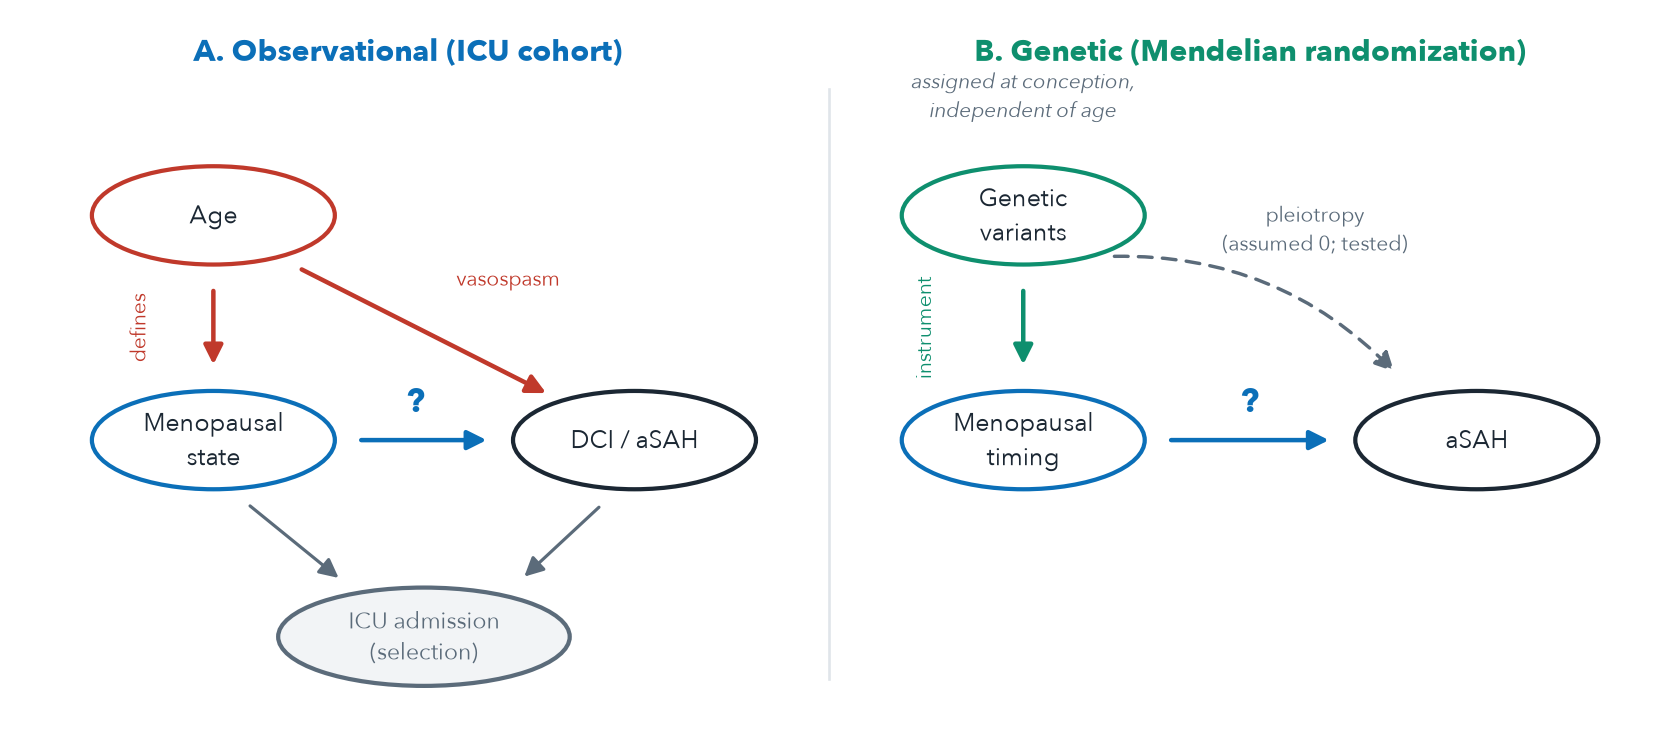

Recreate this plot in Python.
"""Figure 1B. Causal diagrams (DAGs) for the two arms.

Left: the observational arm, where age both defines the exposure and drives the
outcome (confounding), and ICU admission is a selection node. Right: the genetic
arm, where variants assigned at conception instrument menopausal timing and bypass
age; the dashed path is the pleiotropy assumption that the sensitivity analyses test.
"""
import matplotlib
matplotlib.use("Agg")
import matplotlib.pyplot as plt
from matplotlib.patches import Ellipse, FancyArrowPatch

plt.rcParams.update({"font.family": ["Avenir Next", "Arial"], "font.size": 10})
INK = "#1b2733"; BLUE = "#0B6FB8"; GREEN = "#0E8F6E"; RED = "#c0392b"; MUTE = "#5b6b7a"

fig, ax = plt.subplots(figsize=(11, 4.8)); ax.axis("off")
ax.set_xlim(0, 100); ax.set_ylim(0, 50)


def node(x, y, text, ec=INK, fc="white", w=15, h=7, fs=9.5, tc=INK):
    ax.add_patch(Ellipse((x, y), w, h, facecolor=fc, edgecolor=ec, lw=1.6, zorder=2))
    ax.text(x, y, text, ha="center", va="center", fontsize=fs, color=tc, zorder=3)


def arrow(p1, p2, color=INK, style="-|>", ls="-", lw=1.7, rad=0.0):
    ax.add_patch(FancyArrowPatch(p1, p2, arrowstyle=style, mutation_scale=15,
                 color=color, lw=lw, linestyle=ls, shrinkA=10, shrinkB=10,
                 connectionstyle=f"arc3,rad={rad}", zorder=1))


# ---------------- Panel A: observational ----------------
ax.text(24, 47, "A. Observational (ICU cohort)", ha="center", fontsize=11.5,
        fontweight="bold", color=BLUE)
node(12, 36, "Age", ec=RED)
node(12, 20, "Menopausal\nstate", ec=BLUE)
node(38, 20, "DCI / aSAH", ec=INK)
node(25, 6, "ICU admission\n(selection)", ec=MUTE, fc="#f2f4f6", w=18, tc=MUTE, fs=8.6)

arrow((12, 32.5), (12, 23.5), color=RED)                       # Age -> Menopause (defines)
ax.text(6.5, 28, "defines", fontsize=8, color=RED, rotation=90, va="center")
arrow((16, 33), (34, 22.5), color=RED)                         # Age -> DCI (confounding)
ax.text(27, 31, "vasospasm", fontsize=8, color=RED)
arrow((19.5, 20), (30.5, 20), color=BLUE)                      # Menopause -> DCI (effect?)
ax.text(24.5, 22, "?", fontsize=13, color=BLUE, ha="center", fontweight="bold")
arrow((13, 16.5), (21, 9), color=MUTE, lw=1.2)
arrow((37, 16.5), (30, 9), color=MUTE, lw=1.2)

# ---------------- Panel B: genetic (MR) ----------------
ax.text(76, 47, "B. Genetic (Mendelian randomization)", ha="center", fontsize=11.5,
        fontweight="bold", color=GREEN)
node(62, 36, "Genetic\nvariants", ec=GREEN)
node(62, 20, "Menopausal\ntiming", ec=BLUE)
node(90, 20, "aSAH", ec=INK)

arrow((62, 32.5), (62, 23.5), color=GREEN)                     # G -> Menopause (instrument)
ax.text(55, 28, "instrument", fontsize=8, color=GREEN, rotation=90, va="center")
arrow((69.5, 20), (82.5, 20), color=BLUE)                      # Menopause -> aSAH (causal?)
ax.text(76, 22, "?", fontsize=13, color=BLUE, ha="center", fontweight="bold")
arrow((66, 33), (86, 23.5), color=MUTE, ls=(0, (4, 3)), lw=1.3, rad=-0.25)   # pleiotropy
ax.text(80, 33.5, "pleiotropy\n(assumed 0; tested)", fontsize=8, color=MUTE, ha="center")
ax.text(62, 43, "assigned at conception,\nindependent of age", fontsize=8,
        color=MUTE, ha="center", style="italic")

ax.plot([50, 50], [3, 45], color="#e0e5ea", lw=1)              # divider

fig.savefig("/Volumes/Niels 2/MIMIC/estrogen-asah-two-designs/figures/dag.png",
            dpi=190, bbox_inches="tight", facecolor="white")
print("saved")
